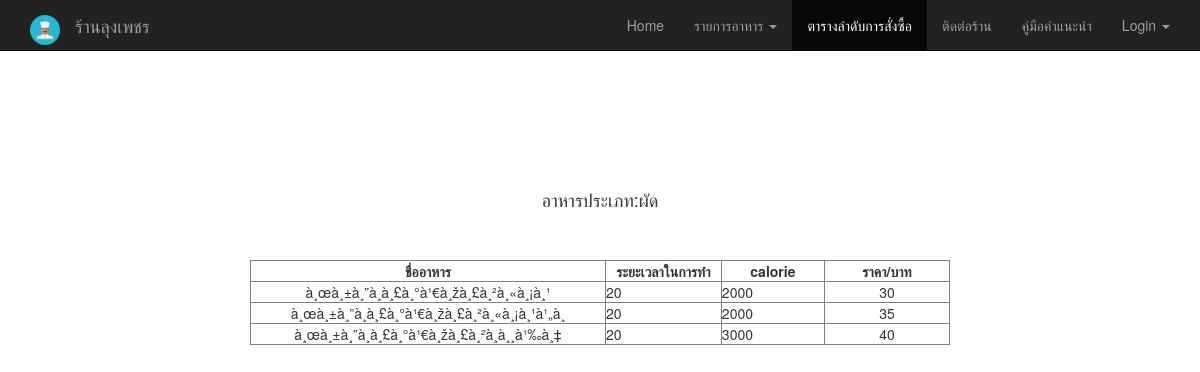
Page /foods4.php on the committed database.
### tables this page shows
CREATE TABLE `type4` (
  `name` varchar(45) NOT NULL,
  `type` varchar(45) NOT NULL,
  `calorie` varchar(45) NOT NULL,
  `price` int(11) NOT NULL
);

### foods4.php (the view, shortened to what this page needs)
<!DOCTYPE html>
<html>
<head>
  <link rel="stylesheet" type="text/css" href="./css/bootstrap.css">
  <link rel="stylesheet" type="text/css" href="css.css">
</head>
<body>
    <nav id="scrollingNav" class="navbar navbar-inverse navbar-fixed-top" role= "navigation">
<div class="container">
    <div class="navbar-header">
      <a class="navbar-brand">  <img class="circle" src="./image/icon5.png" width="30" height="30"  border-radius="50"/></a>
      <a class="navbar-brand" href="#">ร้านลุงเพชร</a>
    </div>
      <ul class="nav navbar-nav navbar-right">
      <li><a href="index.php">Home</a></li>
       <li class="dropdown">
          <a href="#" class="dropdown-toggle" data-toggle="dropdown" role="button" aria-haspopup="true" aria-expanded="false">รายการอาหาร <span class="caret"></span></a>
        </li>
       <li class="active"><a href="order.php">ตารางลำดับการสั่งซื้อ</a></li>
        <li><a href="ContactUs.php">ติดต่อร้าน</a></li>
       <li><a href="document.php">คู่มือคำแนะนำ</a></li>
        <li class="dropdown">
          <a href="#" class="dropdown-toggle" data-toggle="dropdown" role="button" aria-haspopup="true" aria-expanded="false">Login <span class="caret"></span></a>
        </li>
      </ul>
    </div>
</nav>
</div> <br><br><br><br><br><br><br><br><br>
<?php
$strSQL = "SELECT * FROM type4";
$objQuery = mysql_query($strSQL) or die ("Error Query [".$strSQL."]");
?>
<div class="center">
<center><H4>อาหารประเภท:ผัด</H4></center><br><br>
<center><table width="700" border="1">
  <tr>
    <th width="91"> <div align="center">ชื่ออาหาร </div></th>
    <th width="90"> <div align="center">ระยะเวลาในการทำ </div></th>
    <th width="80"> <div align="center">calorie </div></th>
    <th width="97"> <div align="center">ราคา/บาท </div></th>
  </tr></center>
<?php
while($objResult = mysql_fetch_array($objQuery))
{
?>
  <tr>
    <td><div align="center"><?php echo $objResult["name"];?></div></td>
    <td><?php echo $objResult["type"];?></td>
    <td><?php echo $objResult["calorie"];?></td>
    <td><div align="center"><?php echo $objResult["price"];?></div></td>
  </tr>
<?php
}
?>
</table></div>
</body>

### css.css (style rules this page uses)
body { background-color: #FFFFFF; }

### rows in the picture
type4: name "à¸œà¸±à¸”à¸à¸£à¸°à¹€à¸žà¸£à¸²à¸«à¸¡à¸¹", type "20", calorie "2000", price "30"
type4: name "à¸œà¸±à¸”à¸à¸£à¸°à¹€à¸žà¸£à¸²à¸«à¸¡à¸¹à¹„à¸", type "20", calorie "2000", price "35"
type4: name "à¸œà¸±à¸”à¸à¸£à¸°à¹€à¸žà¸£à¸²à¸à¸¸à¹‰à¸‡", type "20", calorie "3000", price "40"
